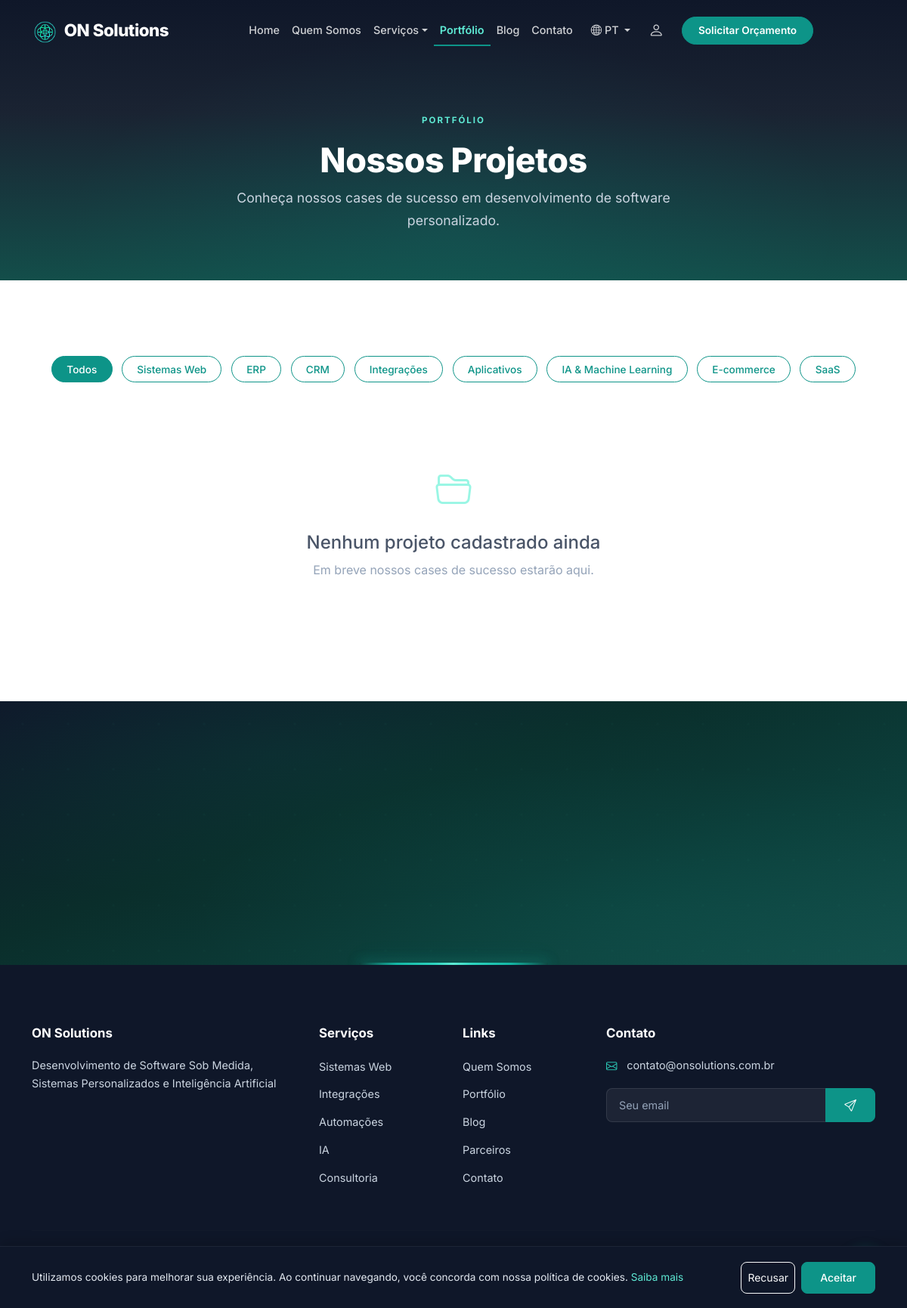
The app's page /portfolio with its own data.
### tables this page shows
CREATE TABLE IF NOT EXISTS `portfolio_categories` (
    `id` INT UNSIGNED AUTO_INCREMENT PRIMARY KEY,
    `name_pt` VARCHAR(255) NOT NULL,
    `name_en` VARCHAR(255) NULL,
    `name_es` VARCHAR(255) NULL,
    `slug` VARCHAR(255) NOT NULL UNIQUE,
    `is_active` TINYINT(1) DEFAULT 1,
    `order_position` INT DEFAULT 0,
    `created_at` TIMESTAMP DEFAULT CURRENT_TIMESTAMP,
    `updated_at` TIMESTAMP DEFAULT CURRENT_TIMESTAMP ON UPDATE CURRENT_TIMESTAMP
);

### app/Controllers/Site/PortfolioController.php (called while the page is built, shortened)
<?php
class PortfolioController extends Controller
{
    public function index(): void
    {
        $this->data['page_title'] = __('portfolio.title') . ' - ' . SITE_NAME;
        $this->data['meta_description'] = __('portfolio.meta_description');
        $this->data['items'] = $this->db->fetchAll(
            "SELECT pi.*, pc.name_pt as category_name, pc.slug as category_slug
             FROM portfolio_items pi
             LEFT JOIN portfolio_categories pc ON pi.category_id = pc.id
             WHERE pi.is_active = 1
             ORDER BY pi.order_position ASC"
        );
        $this->data['categories'] = $this->db->fetchAll(
            "SELECT * FROM portfolio_categories WHERE is_active = 1 ORDER BY order_position ASC"
        );
        $this->view('site/portfolio', $this->data);
    }
}

### public/index.php (called while the page is built, shortened)
<?php
$router = new \App\Core\Router();
$requestUri = $_GET['url'] ?? '';
$requestUri = '/' . trim($requestUri, '/');
$requestMethod = $_SERVER['REQUEST_METHOD'];
$router->dispatch($requestUri, $requestMethod);

### app/helpers/functions.php (called while the page is built, shortened)
<?php
function __(string $key, array $replace = []): string
{
    static $translations = null;
    $lang = defined('CURRENT_LANG') ? CURRENT_LANG : DEFAULT_LANG;
    if ($translations === null) {
        $translations = [];
        $langFile = LANG_PATH . '/' . $lang . '/messages.php';
        if (file_exists($langFile)) {
            $translations = require $langFile;
        }
    }
    $parts = explode('.', $key);
    $value = $translations;
    foreach ($parts as $part) {
        if (isset($value[$part])) {
            $value = $value[$part];
        } else {
            return $key;
        }
    }
    return $value;
}
function e(mixed $value): string
{
    return htmlspecialchars((string)$value, ENT_QUOTES, 'UTF-8');
}

### app/Core/Database.php (called while the page is built, shortened)
<?php
class Database
{
    private static ?Database $instance = null;
    private PDO $pdo;
    private function __construct(array $config)
    {
        try {
            $dsn = sprintf(
                'mysql:host=%s;port=%d;dbname=%s;charset=%s',
                $config['host'],
                $config['port'],
                $config['database'],
                $config['charset']
            );
            $this->pdo = new PDO(
                $dsn,
                $config['username'],
                $config['password'],
                $config['options']
            );
        } catch (PDOException $e) {
            if (defined('APP_DEBUG') && APP_DEBUG) {
                die('Erro de conexão: ' . $e->getMessage());
            }
            die('Erro ao conectar com o banco de dados.');
        }
    }
    public static function getInstance(array $config = []): self
    {
        if (self::$instance === null) {
            self::$instance = new self($config);
        }
        return self::$instance;
    }
    public function query(string $sql, array $params = []): \PDOStatement
    {
        $stmt = $this->pdo->prepare($sql);
        $stmt->execute($params);
        return $stmt;
    }
    public function fetchAll(string $sql, array $params = []): array
    {
        $stmt = $this->query($sql, $params);
        return $stmt->fetchAll();
    }
}

### app/views/site/portfolio.php (the view, shortened to what this page needs)
<section class="page-hero page-hero--about">
    <div class="container text-center">
        <span class="about-tag hero-fade-in">Portfólio</span>
        <h1 class="hero-fade-in">Nossos Projetos</h1>
        <p class="hero-fade-in"><?= __('portfolio.meta_description') ?></p>
    </div>
</section>
<section class="section portfolio-section">
    <div class="container">
        <div class="portfolio-filters text-center mb-5 scroll-reveal">
            <button class="btn btn-outline-primary active" data-filter="all">Todos</button>
            <?php foreach ($categories as $cat): ?>
            <button class="btn btn-outline-primary" data-filter="<?= e($cat['slug']) ?>"><?= e($cat['name_pt']) ?></button>
            <?php endforeach; ?>
        </div>
        <div class="row g-4 portfolio-grid">
            <?php if (empty($items)): ?>
            <div class="col-12 text-center py-5">
                <div class="portfolio-empty">
                    <i class="bi bi-folder2-open" style="font-size: 3rem; color: var(--primary-200);"></i>
                    <h4 class="mt-3" style="color: var(--gray-700);">Nenhum projeto cadastrado ainda</h4>
                    <p style="color: var(--gray-500);">Em breve nossos cases de sucesso estarão aqui.</p>
                </div>
            </div>
            <?php endif; ?>
        </div>
    </div>
</section>
<section class="section cta-section">
</section>

### app/Core/Router.php (shortened to what this page needs)
<?php
class Router
{
    private array $routes = [];
    private string $currentPrefix = '';
    private array $currentMiddlewares = [];
    public function group(array $options, callable $callback): void
    {
        $previousPrefix = $this->currentPrefix;
        $previousMiddlewares = $this->currentMiddlewares;
        $this->currentPrefix .= $options['prefix'] ?? '';
        $this->currentMiddlewares = array_merge(
            $this->currentMiddlewares,
            $options['middleware'] ?? []
        );
        $this->currentPrefix = $previousPrefix;
        $this->currentMiddlewares = $previousMiddlewares;
    }
    private function addRoute(string $method, string $uri, string $action, array $middlewares = []): self
    {
        $uri = $this->currentPrefix . '/' . ltrim($uri, '/');
        $uri = '/' . trim($uri, '/');
        $pattern = preg_replace('/\{([a-zA-Z_]+)\}/', '(?P<$1>[^/]+)', $uri);
        $pattern = '#^' . $pattern . '$#';
        $allMiddlewares = array_merge($this->currentMiddlewares, $middlewares);
        $this->routes[] = [
            'method'      => $method,
            'uri'         => $uri,
            'pattern'     => $pattern,
            'action'      => $action,
            'middlewares' => $allMiddlewares,
        ];
        return $this;
    }
    public function dispatch(string $requestUri, string $requestMethod): void
    {
        $uri = parse_url($requestUri, PHP_URL_PATH);
        $uri = '/' . trim($uri, '/');
        foreach ($this->routes as $route) {
            if (preg_match($route['pattern'], $uri, $matches)) {
                $params = array_filter($matches, 'is_string', ARRAY_FILTER_USE_KEY);
                $this->executeAction($route['action'], $params);
                return;
            }
        }
    }
    private function executeAction(string $action, array $params): void
    {
        [$controllerName, $methodName] = explode('@', $action);
        $controller = new $controllerClass();
        call_user_func_array([$controller, $methodName], $params);
    }
}

### records on screen
portfolio_categories: name_pt "Sistemas Web"
portfolio_categories: name_pt "ERP"
portfolio_categories: name_pt "CRM"
portfolio_categories: name_pt "Integrações"
portfolio_categories: name_pt "Aplicativos"
portfolio_categories: name_pt "IA & Machine Learning"
portfolio_categories: name_pt "E-commerce"
portfolio_categories: name_pt "SaaS"
